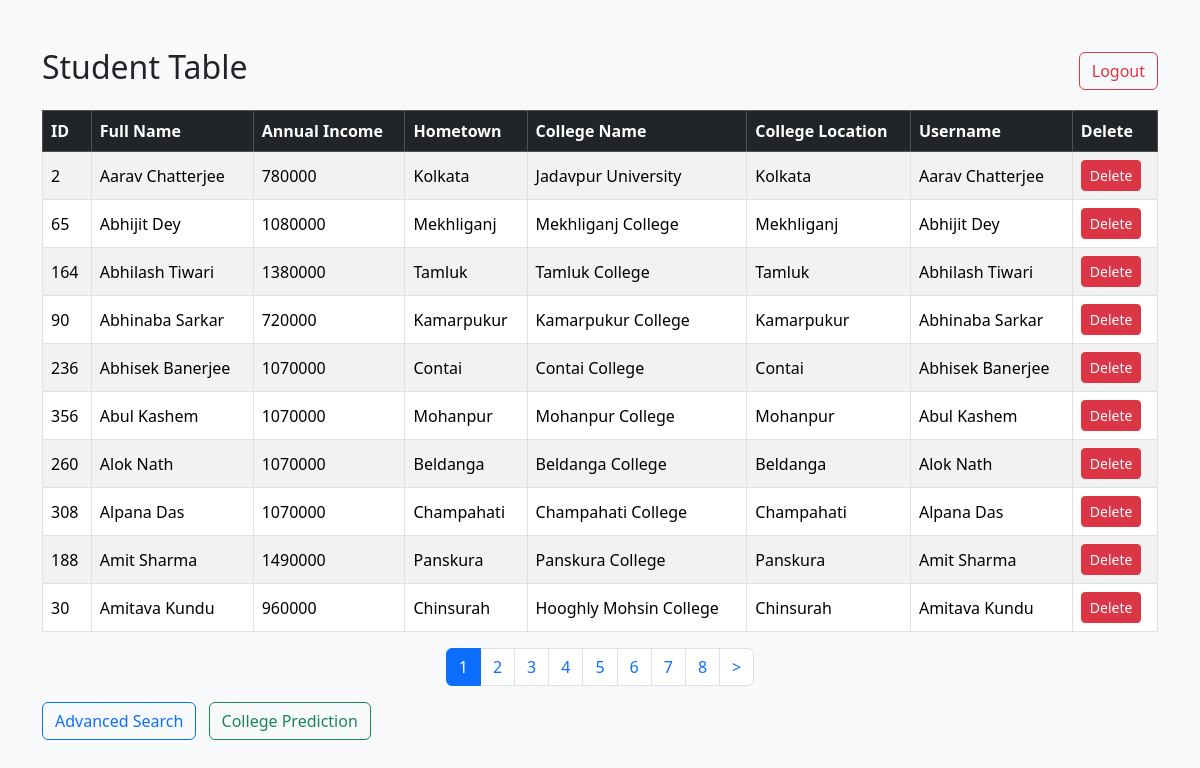
The page /admin/dashboard (signed in) on the database its author committed.
### tables this page shows
CREATE TABLE profiles (
            user_id INTEGER PRIMARY KEY,
            full_name TEXT,
            annual_income INTEGER,
            hometown TEXT,
            college_name TEXT,
            college_location TEXT,
            FOREIGN KEY(user_id) REFERENCES users(id)
        );

CREATE TABLE users (
            id INTEGER PRIMARY KEY AUTOINCREMENT,
            username TEXT UNIQUE NOT NULL,
            password TEXT NOT NULL,
            role TEXT NOT NULL
        );

### app.py (the view)
@app.route('/admin/dashboard')
@login_required
def admin_dashboard():
    if getattr(current_user, 'role', None) != 'admin':
        return redirect(url_for('admin_login'))
    page = request.args.get('page', 1, type=int)
    per_page = 10
    conn = sqlite3.connect('database.db')
    c = conn.cursor()
    c.execute("SELECT COUNT(*) FROM profiles")
    total = c.fetchone()[0]
    c.execute('''SELECT profiles.*, users.username
                 FROM profiles JOIN users ON profiles.user_id = users.id
                 LIMIT ? OFFSET ?''', (per_page, (page-1)*per_page))
    students = c.fetchall()
    conn.close()
    total_pages = ceil(total/per_page) if total else 1
    pagination_window = get_pagination_window(page, total_pages, window=8)
    return render_template('admin_dashboard.html',
                           students=students,
                           total_pages=total_pages,
                           current_page=page,
                           pagination_window=pagination_window)

### app.py (called while the page is built)
def get_pagination_window(current_page, total_pages, window=8):
    half = window // 2
    if total_pages <= window:
        return list(range(1, total_pages + 1))
    elif current_page <= half:
        return list(range(1, window + 1))
    elif current_page >= total_pages - half:
        return list(range(total_pages - window + 1, total_pages + 1))
    else:
        return list(range(current_page - half + 1, current_page + half + 1))

@login_manager.user_loader
def user_loader(username):
    conn = sqlite3.connect('database.db')
    c = conn.cursor()
    c.execute("SELECT * FROM users WHERE username = ?", (username,))
    user_data = c.fetchone()
    if not user_data:
        return None
    user = User()
    user.id = username
    user.role = user_data[3]
    return user

### templates/admin_dashboard.html (shortened to what this page needs)
<!DOCTYPE html>
<html>
<head>
  <link href="https://cdn.jsdelivr.net/npm/bootstrap@5.3.2/dist/css/bootstrap.min.css" rel="stylesheet">
</head>
<body class="bg-light">
<div class="container mt-5">
  <div class="d-flex justify-content-between align-items-center mb-3">
    <h2>Student Table</h2>
    <a class="btn btn-outline-danger" href="{{ url_for('logout') }}">Logout</a>
  </div>
  <div class="table-responsive">
    <table class="table table-striped table-bordered align-middle">
      <thead class="table-dark">
        <tr>
          <th>ID</th>
          <th>Full Name</th>
          <th>Annual Income</th>
          <th>Hometown</th>
          <th>College Name</th>
          <th>College Location</th>
          <th>Username</th>
          <th>Delete</th>
        </tr>
      </thead>
      <tbody>
        {% for s in students %}
        <tr>
          <td>{{ s[0] }}</td>
          <td>{{ s[1] }}</td>
          <td>{{ s[2] }}</td>
          <td>{{ s[3] }}</td>
          <td>{{ s[4] }}</td>
          <td>{{ s[5] }}</td>
          <td>{{ s[6] }}</td>
          <td>
            <a class="btn btn-sm btn-danger" href="{{ url_for('admin_delete', user_id=s[0]) }}">Delete</a>
          </td>
        </tr>
        {% endfor %}
      </tbody>
    </table>
  </div>
  {% include 'pagination.html' %}
  <div class="mt-3">
    <a class="btn btn-outline-primary me-2" href="{{ url_for('admin_search') }}">Advanced Search</a>
    <a class="btn btn-outline-success" href="{{ url_for('admin_predict') }}">College Prediction</a>
  </div>
</div>
</body>
</html>

### templates/pagination.html (shortened to what this page needs)
<nav>
  <ul class="pagination justify-content-center">
    {% for p in pagination_window %}
      <li class="page-item {% if p == current_page %}active{% endif %}">
        <a class="page-link" href="{{ url_for(request.endpoint, page=p) }}">{{ p }}</a>
      </li>
    {% endfor %}
    {% if current_page < total_pages %}
      <li class="page-item">
        <a class="page-link" href="{{ url_for(request.endpoint, page=current_page+1) }}">&gt;</a>
      </li>
    {% endif %}
  </ul>
</nav>

### rows shown on the page
profiles: user_id "2", full_name "Aarav Chatterjee", annual_income "780000", hometown "Kolkata", college_name "Jadavpur University", college_location "Kolkata", username "Aarav Chatterjee"
profiles: user_id "65", full_name "Abhijit Dey", annual_income "1080000", hometown "Mekhliganj", college_name "Mekhliganj College", college_location "Mekhliganj", username "Abhijit Dey"
profiles: user_id "164", full_name "Abhilash Tiwari", annual_income "1380000", hometown "Tamluk", college_name "Tamluk College", college_location "Tamluk", username "Abhilash Tiwari"
profiles: user_id "90", full_name "Abhinaba Sarkar", annual_income "720000", hometown "Kamarpukur", college_name "Kamarpukur College", college_location "Kamarpukur", username "Abhinaba Sarkar"
profiles: user_id "236", full_name "Abhisek Banerjee", annual_income "1070000", hometown "Contai", college_name "Contai College", college_location "Contai", username "Abhisek Banerjee"
profiles: user_id "356", full_name "Abul Kashem", annual_income "1070000", hometown "Mohanpur", college_name "Mohanpur College", college_location "Mohanpur", username "Abul Kashem"
profiles: user_id "260", full_name "Alok Nath", annual_income "1070000", hometown "Beldanga", college_name "Beldanga College", college_location "Beldanga", username "Alok Nath"
profiles: user_id "308", full_name "Alpana Das", annual_income "1070000", hometown "Champahati", college_name "Champahati College", college_location "Champahati", username "Alpana Das"
profiles: user_id "188", full_name "Amit Sharma", annual_income "1490000", hometown "Panskura", college_name "Panskura College", college_location "Panskura", username "Amit Sharma"
profiles: user_id "30", full_name "Amitava Kundu", annual_income "960000", hometown "Chinsurah", college_name "Hooghly Mohsin College", college_location "Chinsurah", username "Amitava Kundu"

### other values the page prints
{{ p }} "1" "2" "3" "4" "5" "6" "7" "8"
